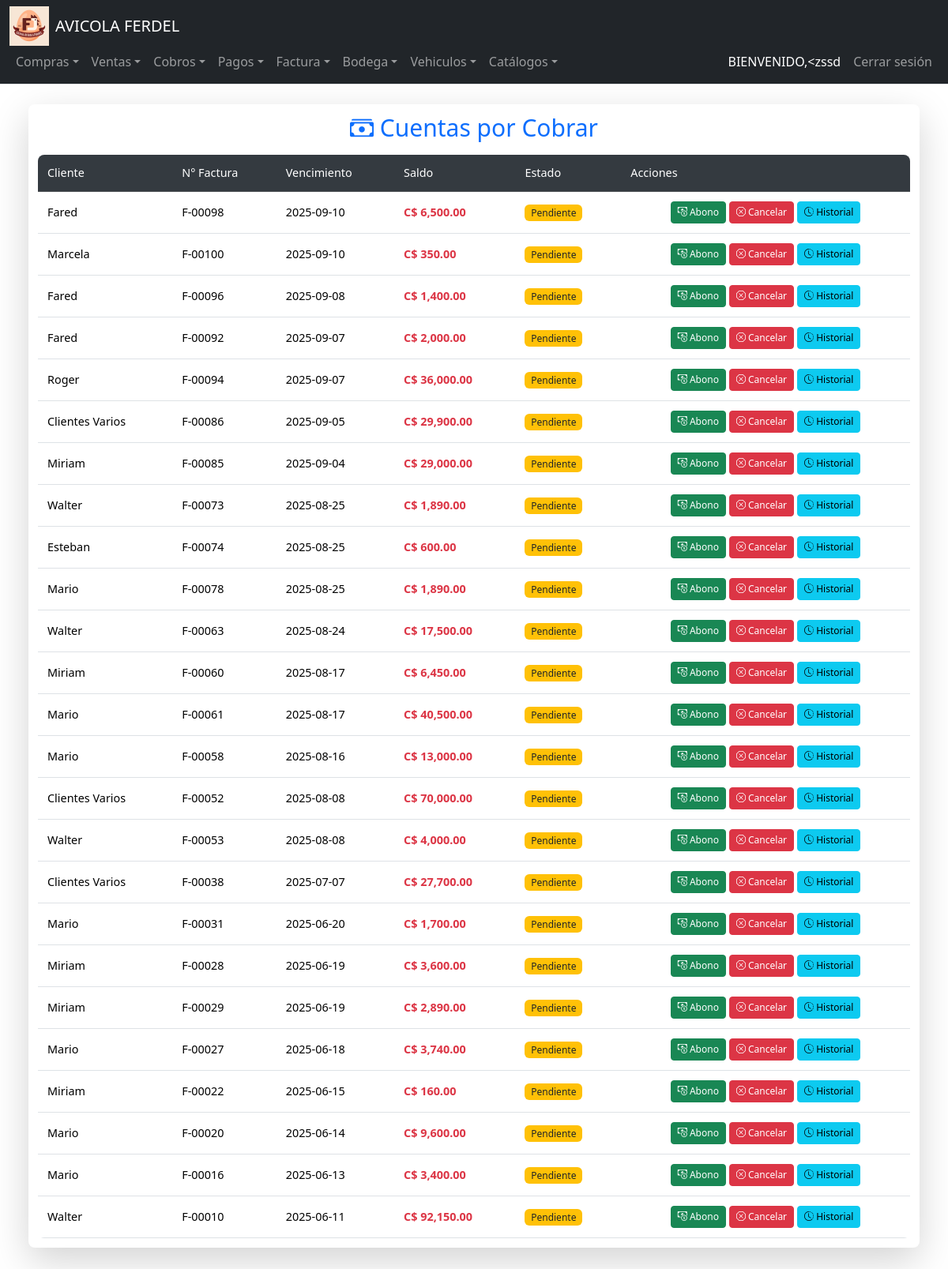
The page /cobros (signed in) on the database its author committed.
### tables this page shows
CREATE TABLE Usuarios (
    ID_Usuario INTEGER PRIMARY KEY AUTOINCREMENT,
    NombreUsuario TEXT UNIQUE NOT NULL,
    ContrasenaHash TEXT NOT NULL,
    Rol_ID INTEGER,
    Estado INTEGER,
    Fecha_Creacion DATE,
    FOREIGN KEY (Rol_ID) REFERENCES Roles(ID_Rol)
);

CREATE TABLE "Detalle_Cuentas_Por_Cobrar" (
    ID_Movimiento INTEGER PRIMARY KEY AUTOINCREMENT,
    Fecha DATE NOT NULL,
    ID_Cliente INTEGER NOT NULL,
    Num_Documento TEXT NOT NULL,
    Observacion TEXT,
    Fecha_Vencimiento DATE,
    Tipo_Movimiento INTEGER NOT NULL,
    Monto_Movimiento NUMERIC(12,2) NOT NULL,
    IVA NUMERIC(12,2) DEFAULT 0,
    Retencion NUMERIC(12,2) DEFAULT 0,
    ID_Empresa INTEGER NOT NULL,
    Saldo_Pendiente NUMERIC(12,2),
    ID_Factura INTEGER,
    FOREIGN KEY (ID_Cliente) REFERENCES Clientes(ID_Cliente),
    FOREIGN KEY (ID_Empresa) REFERENCES Empresa(ID_Empresa),
    FOREIGN KEY (ID_Factura) REFERENCES Facturacion(ID_Factura)
);

CREATE TABLE Clientes (
    ID_Cliente INTEGER PRIMARY KEY AUTOINCREMENT,
    Nombre TEXT NOT NULL,
    Telefono TEXT,
    Direccion TEXT,
    RUC_CEDULA TEXT
);

### app.py (the view)
@app.route("/cobros", methods=["GET"])
@login_required
def cobros():
    try:
        cliente_id = request.args.get('cliente_id', '')
        fecha_desde = request.args.get('fecha_desde', '')
        fecha_hasta = request.args.get('fecha_hasta', '')
        estado = request.args.get('estado', '')
        query = """
            SELECT dcc.ID_Movimiento, dcc.Num_Documento AS Factura,
                   c.Nombre AS Cliente, c.ID_Cliente,
                   dcc.Monto_Movimiento AS Saldo,
                   dcc.Fecha, dcc.Fecha_Vencimiento
            FROM Detalle_Cuentas_Por_Cobrar dcc
            JOIN Clientes c ON dcc.ID_Cliente = c.ID_Cliente
            WHERE dcc.Monto_Movimiento > 0
        """
        params = []
        if cliente_id:
            query += " AND c.ID_Cliente = ?"
            params.append(cliente_id)
        if fecha_desde:
            query += " AND dcc.Fecha >= ?"
            params.append(fecha_desde)
        if fecha_hasta:
            query += " AND dcc.Fecha <= ?"
            params.append(fecha_hasta)
        if estado == 'vencido':
            query += " AND dcc.Fecha_Vencimiento < date('now')"
        elif estado == 'pendiente':
            query += " AND (dcc.Fecha_Vencimiento >= date('now') OR dcc.Fecha_Vencimiento IS NULL)"
        query += " ORDER BY dcc.Fecha_Vencimiento DESC"
        cuentas = db.execute(query, *params)
        clientes = db.execute("SELECT ID_Cliente, Nombre FROM Clientes ORDER BY Nombre")
        return render_template("cobros.html",
                            cuentas=cuentas,
                            clientes=clientes,
                            filtros={
                                'cliente_id': cliente_id,
                                'fecha_desde': fecha_desde,
                                'fecha_hasta': fecha_hasta,
                                'estado': estado
                            })
    except Exception as e:
        flash(f"❌ Error al cargar los cobros: {e}", "danger")
        return redirect(url_for("home"))

### app.py (called while the page is built)
@login_manager.user_loader
def load_user(user_id):
    user_data = db.execute("SELECT * FROM Usuarios WHERE ID_Usuario = ?", user_id)
    if len(user_data) == 1:
        return User(user_data[0]["ID_Usuario"], user_data[0]["NombreUsuario"])
    return None

@app.after_request
def after_request(response):
    response.headers["Cache-Control"] = "no-cache, no-store, must-revalidate"
    response.headers["Expires"] = 0
    response.headers["Pragma"] = "no-cache"
    return response

### Templates/cobros.html (shortened to what this page needs)
{% extends "layout.html" %}
{% block main %}
<div class="container-fluid my-3">
    <div class="card shadow-lg">
        <div class="card-body">
            <h2 class="text-center mb-3 text-primary">
                <i class="bi bi-cash-stack"></i> Cuentas por Cobrar
            </h2>
            <div class="table-responsive">
                <table class="table table-hover align-middle">
                    <thead class="table-dark">
                        <tr>
                            <th class="d-none d-md-table-cell" data-label="Cliente">Cliente</th>
                            <th data-label="Factura">N° Factura</th>
                            <th class="d-none d-sm-table-cell" data-label="Vencimiento">Vencimiento</th>
                            <th data-label="Saldo">Saldo</th>
                            <th data-label="Estado">Estado</th>
                            <th data-label="Acciones">Acciones</th>
                        </tr>
                    </thead>
                    <tbody>
                        {% for cuenta in cuentas %}
                        <tr>
                            <td class="d-none d-md-table-cell" data-label="Cliente">{{ cuenta.Cliente }}</td>
                            <td data-label="Factura">{{ cuenta.Factura }}</td>
                            <td class="d-none d-sm-table-cell" data-label="Vencimiento">{{ cuenta.Fecha_Vencimiento }}</td>
                            <td data-label="Saldo">
                                <span class="{% if cuenta.Saldo > 0 %}text-danger fw-bold{% else %}text-success fw-bold{% endif %}">
                                    {{'C$ ' ~ "{:,.2f}".format(cuenta.Saldo)}}
                                </span>
                            </td>
                            <td data-label="Estado">
                                {% if cuenta.Saldo > 0 %}
                                    <span class="badge bg-warning text-dark">Pendiente</span>
                                {% else %}
                                    <span class="badge bg-success">Pagado</span>
                                {% endif %}
                            </td>
                            <td data-label="Acciones">
                                <div class="d-flex flex-wrap gap-1 justify-content-center">
                                    {% if cuenta.Saldo > 0 %}
                                        <a href="{{ url_for('registrar_cobro', id_movimiento=cuenta.ID_Movimiento) }}"
                                           class="btn btn-success btn-sm"
                                           data-bs-toggle="tooltip"
                                           title="Registrar cobro">
                                            <i class="bi bi-cash-coin d-none d-md-inline"></i> Abono
                                        </a>
                                        <a href="{{ url_for('historial_pagos', id_movimiento=cuenta.ID_Movimiento) }}"
                                           class="btn btn-danger btn-sm"
                                           onclick="return confirm('¿Estás seguro que quieres cancelar esta deuda manualmente?');"
                                           data-bs-toggle="tooltip"
                                           title="Cancelar deuda">
                                            <i class="bi bi-x-octagon d-none d-md-inline"></i> Cancelar
                                        </a>
                                    {% else %}
                                        <span class="text-muted small d-none d-md-inline">Pago completo</span>
                                    {% endif %}
                                    <a href="{{ url_for('historial_pagos',  id_movimiento=cuenta.ID_Movimiento) }}"
                                       class="btn btn-info btn-sm"
                                       data-bs-toggle="tooltip"
                                       title="Historial de pagos">
                                        <i class="bi bi-clock-history d-none d-md-inline"></i> Historial
                                    </a>
                                </div>
                            </td>
                        </tr>
                        {% else %}
                        <tr>
                            <td colspan="6" class="text-center">No hay cuentas por cobrar registradas.</td>
                        </tr>
                        {% endfor %}
                    </tbody>
                </table>
            </div>
        </div>
    </div>
</div>
{% endblock %}

### Templates/layout.html (shortened to what this page needs)
<!DOCTYPE html>
<html lang="es">
<head>
    <link href="https://cdn.jsdelivr.net/npm/bootstrap@5.3.3/dist/css/bootstrap.min.css" rel="stylesheet"
>
    <link rel="stylesheet" href="https://cdn.jsdelivr.net/npm/bootstrap-icons@1.11.1/font/bootstrap-icons.css">
    <link rel="stylesheet" href="{{ url_for('static', filename='styles.css') }}">
</head>
<body>
    <nav class="navbar navbar-expand-lg navbar-dark bg-dark border-bottom fixed-top">
        <div class="container-fluid">
            <div class="navbar-container">
                <div class="navbar-brand-container">
                    <img src="{{ url_for('static', filename='logoFerdel_web.png') }}"
                         alt="Logo de Ferdel"
                         width="50"
                         height="50"
                         class="img-fluid d-none d-sm-block">
                    <a class="navbar-brand" href="/">AVICOLA FERDEL</a>
                </div>
                <div class="collapse navbar-collapse navbar-menu" id="navbarNav">
                    {% if current_user.is_authenticated %}
                    <ul class="navbar-nav me-auto">
                        <li class="nav-item dropdown">
                            <a class="nav-link dropdown-toggle" href="#" id="comprasDropdown" role="button"
                               data-bs-toggle="dropdown" aria-expanded="false">
                                <span>Compras</span>
                            </a>
                        </li>
                        <li class="nav-item dropdown">
                            <a class="nav-link dropdown-toggle" href="#" id="ventasDropdown" role="button"
                               data-bs-toggle="dropdown" aria-expanded="false">
                                <span>Ventas</span>
                            </a>
                        </li>
                        <li class="nav-item dropdown">
                            <a class="nav-link dropdown-toggle" href="#" id="cobrosDropdown" role="button"
                               data-bs-toggle="dropdown" aria-expanded="false">
                                <span>Cobros</span>
                            </a>
                        </li>
                        <li class="nav-item dropdown">
                            <a class="nav-link dropdown-toggle" href="#" id="pagosDropdown" role="button"
                               data-bs-toggle="dropdown" aria-expanded="false">
                                <span>Pagos</span>
                            </a>
                        </li>
                        <li class="nav-item dropdown">
                            <a class="nav-link dropdown-toggle" href="#" id="facturaDropdown" role="button"
                               data-bs-toggle="dropdown" aria-expanded="false">
                                <span>Factura</span>
                            </a>
                        </li>
                        <li class="nav-item dropdown">
                            <a class="nav-link dropdown-toggle" href="#" id="bodegaDropdown" role="button"
                               data-bs-toggle="dropdown" aria-expanded="false">
                                <span>Bodega</span>
                            </a>
                        </li>
                        <li class="nav-item dropdown">
                            <a class="nav-link dropdown-toggle" href="#" id="vehiculosDropdown" role="button"
                               data-bs-toggle="dropdown" aria-expanded="false">
                                <span>Vehiculos</span>
                            </a>
                        </li>
                        <li class="nav-item dropdown">
                            <a class="nav-link dropdown-toggle" href="#" id="CatalogosDropdown" role="button"
                               data-bs-toggle="dropdown" aria-expanded="false">
                                <span>Catálogos</span>
                            </a>
                        </li>
                    </ul>
                    <ul class="navbar-nav">
                        <li class="nav-item">
                            <span class="nav-link text-white">
                                <span class="d-none d-md-inline">BIENVENIDO, </span>
                                {{ current_user.username }}
                            </span>
                        </li>
                        <li class="nav-item">
                            <a class="nav-link" href="/logout">
                                <span class="d-none d-sm-inline">Cerrar sesión</span>
                            </a>
                        </li>
                    </ul>
                    {% endif %}
                </div>
            </div>
        </div>
    </nav>
    <main class="container-fluid py-3">
        <div class="row justify-content-center">
            <div class="col-12 col-xxl-10">
                {% block main %}
                {% endblock %}
            </div>
        </div>
    </main>
</body>
</html>

### static/styles.css (style rules this page uses)
:root { --navbar-height-lg: 80px; --navbar-height-sm: 100px; --mobile-breakpoint: 576px; --tablet-breakpoint: 768px; --desktop-breakpoint: 992px; --navbar-bg: #212529; --dropdown-bg: rgba(52, 58, 64, 0.95); }
body { min-height: 100vh; display: flex; flex-direction: column; font-size: 1rem; }
main { padding-top: var(--navbar-height-lg); flex: 1; }
.navbar { height: auto; min-height: var(--navbar-height-lg); }
.navbar-container { display: flex; flex-wrap: wrap; align-items: center; justify-content: space-between; width: 100%; }
.navbar-brand-container { display: flex; align-items: center; flex-shrink: 0; }
.navbar-brand { white-space: nowrap; overflow: hidden; text-overflow: ellipsis; max-width: 200px; margin-left: 0.5rem; }
.navbar-menu { flex-grow: 1; display: flex; justify-content: space-between; }
.dropdown-item, .nav-link { padding: 0.5rem 1rem; display: flex; align-items: center; }
.navbar-collapse { transition: all 0.3s ease; }
.dropdown-toggle::after { display: inline-block; margin-left: 0.255em; vertical-align: 0.255em; content: ""; border-top: 0.3em solid; border-right: 0.3em solid transparent; border-bottom: 0; border-left: 0.3em solid transparent; }

### Templates/layout.html (style rules this page uses)
:root { --navbar-height: 56px; }
body { padding-top: calc(var(--navbar-height) + 20px); min-height: 100vh; display: flex; flex-direction: column; }
.fixed-top { position: fixed; top: 0; right: 0; left: 0; z-index: 1030; }
main { flex: 1; padding-top: 1rem; }

### Templates/cobros.html (style rules this page uses)
:root { --card-max-width: 1200px; --card-padding-lg: 1.5rem; --card-padding-md: 1rem; --card-padding-sm: 0.75rem; --navbar-height-lg: 80px; --navbar-height-sm: 100px; --content-top-margin: 1rem; }
.container-fluid.my-3 { max-width: var(--card-max-width); margin: var(--content-top-margin) auto; padding: var(--card-padding-sm); margin-top: calc(var(--navbar-height-lg) + var(--content-top-margin)); }
.card { border-radius: 0.5rem; box-shadow: 0 0.125rem 0.5rem rgba(0, 0, 0, 0.1); border: none; }
.card-body { padding: var(--card-padding-sm); }
h2 { font-size: clamp(1.5rem, 2.5vw, 2rem); margin-bottom: 1rem; }
.table-responsive { border-radius: 0.5rem; overflow: hidden; }
.table { margin-bottom: 0; width: 100%; font-size: clamp(0.85rem, 1.2vw, 1rem); }
.table thead th { background-color: #343a40; color: white; font-weight: 500; padding: 0.75rem; vertical-align: middle; }
.table tbody td { padding: 0.75rem; vertical-align: middle; }
.badge { font-size: clamp(0.75rem, 1vw, 0.85rem); padding: 0.35em 0.65em; font-weight: 500; }
.btn-sm { padding: 0.25rem 0.5rem; font-size: clamp(0.75rem, 1vw, 0.85rem); white-space: nowrap; }
@media (min-width: 993px) { .container-fluid.my-3 { padding: var(--card-padding-lg); } }
@media (min-width: 993px) { .table tbody td .d-flex { gap: 0.5rem; } }

### rows shown on the page
Usuarios: username "<zssd"
Detalle_Cuentas_Por_Cobrar: Cliente "Fared", Factura "F-00098", Fecha_Vencimiento "2025-09-10", Monto_Movimiento "C$ 6,500.00", shows "Pendiente"
Detalle_Cuentas_Por_Cobrar: Cliente "Marcela", Factura "F-00100", Fecha_Vencimiento "2025-09-10", Monto_Movimiento "C$ 350.00", shows "Pendiente"
Detalle_Cuentas_Por_Cobrar: Cliente "Fared", Factura "F-00096", Fecha_Vencimiento "2025-09-08", Monto_Movimiento "C$ 1,400.00", shows "Pendiente"
Detalle_Cuentas_Por_Cobrar: Cliente "Fared", Factura "F-00092", Fecha_Vencimiento "2025-09-07", Monto_Movimiento "C$ 2,000.00", shows "Pendiente"
Detalle_Cuentas_Por_Cobrar: Cliente "Roger", Factura "F-00094", Fecha_Vencimiento "2025-09-07", Monto_Movimiento "C$ 36,000.00", shows "Pendiente"
Detalle_Cuentas_Por_Cobrar: Cliente "Clientes Varios", Factura "F-00086", Fecha_Vencimiento "2025-09-05", Monto_Movimiento "C$ 29,900.00", shows "Pendiente"
Detalle_Cuentas_Por_Cobrar: Cliente "Miriam", Factura "F-00085", Fecha_Vencimiento "2025-09-04", Monto_Movimiento "C$ 29,000.00", shows "Pendiente"
Detalle_Cuentas_Por_Cobrar: Cliente "Walter", Factura "F-00073", Fecha_Vencimiento "2025-08-25", Monto_Movimiento "C$ 1,890.00", shows "Pendiente"
Detalle_Cuentas_Por_Cobrar: Cliente "Esteban", Factura "F-00074", Fecha_Vencimiento "2025-08-25", Monto_Movimiento "C$ 600.00", shows "Pendiente"
Detalle_Cuentas_Por_Cobrar: Cliente "Mario", Factura "F-00078", Fecha_Vencimiento "2025-08-25", Monto_Movimiento "C$ 1,890.00", shows "Pendiente"
Detalle_Cuentas_Por_Cobrar: Cliente "Walter", Factura "F-00063", Fecha_Vencimiento "2025-08-24", Monto_Movimiento "C$ 17,500.00", shows "Pendiente"
Detalle_Cuentas_Por_Cobrar: Cliente "Miriam", Factura "F-00060", Fecha_Vencimiento "2025-08-17", Monto_Movimiento "C$ 6,450.00", shows "Pendiente"
Detalle_Cuentas_Por_Cobrar: Cliente "Mario", Factura "F-00061", Fecha_Vencimiento "2025-08-17", Monto_Movimiento "C$ 40,500.00", shows "Pendiente"
Detalle_Cuentas_Por_Cobrar: Cliente "Mario", Factura "F-00058", Fecha_Vencimiento "2025-08-16", Monto_Movimiento "C$ 13,000.00", shows "Pendiente"
Detalle_Cuentas_Por_Cobrar: Cliente "Clientes Varios", Factura "F-00052", Fecha_Vencimiento "2025-08-08", Monto_Movimiento "C$ 70,000.00", shows "Pendiente"
Detalle_Cuentas_Por_Cobrar: Cliente "Walter", Factura "F-00053", Fecha_Vencimiento "2025-08-08", Monto_Movimiento "C$ 4,000.00", shows "Pendiente"
Detalle_Cuentas_Por_Cobrar: Cliente "Clientes Varios", Factura "F-00038", Fecha_Vencimiento "2025-07-07", Monto_Movimiento "C$ 27,700.00", shows "Pendiente"
Detalle_Cuentas_Por_Cobrar: Cliente "Mario", Factura "F-00031", Fecha_Vencimiento "2025-06-20", Monto_Movimiento "C$ 1,700.00", shows "Pendiente"
Detalle_Cuentas_Por_Cobrar: Cliente "Miriam", Factura "F-00028", Fecha_Vencimiento "2025-06-19", Monto_Movimiento "C$ 3,600.00", shows "Pendiente"
Detalle_Cuentas_Por_Cobrar: Cliente "Miriam", Factura "F-00029", Fecha_Vencimiento "2025-06-19", Monto_Movimiento "C$ 2,890.00", shows "Pendiente"
Detalle_Cuentas_Por_Cobrar: Cliente "Mario", Factura "F-00027", Fecha_Vencimiento "2025-06-18", Monto_Movimiento "C$ 3,740.00", shows "Pendiente"
Detalle_Cuentas_Por_Cobrar: Cliente "Miriam", Factura "F-00022", Fecha_Vencimiento "2025-06-15", Monto_Movimiento "C$ 160.00", shows "Pendiente"
Detalle_Cuentas_Por_Cobrar: Cliente "Mario", Factura "F-00020", Fecha_Vencimiento "2025-06-14", Monto_Movimiento "C$ 9,600.00", shows "Pendiente"
Detalle_Cuentas_Por_Cobrar: Cliente "Mario", Factura "F-00016", Fecha_Vencimiento "2025-06-13", Monto_Movimiento "C$ 3,400.00", shows "Pendiente"
Detalle_Cuentas_Por_Cobrar: Cliente "Walter", Factura "F-00010", Fecha_Vencimiento "2025-06-11", Monto_Movimiento "C$ 92,150.00", shows "Pendiente"
